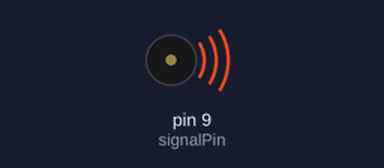
A sketch run on a simulated Arduino Uno, built with avr-gcc and run on an emulated ATmega328P. Parts: buzzer (waves = sounding).

Above: at 0.1 s.
Timing chart, 0 to 1.6 s (numbered marks = the images above):
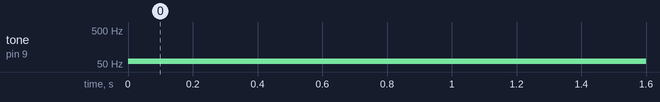

The sketch:

RC_Filter.ino
```cpp
/* The goal of this program is to see understand and explore passive filters with capacitors using Arduino UNO
   to see in the oscilliscope the generated square wave signal. The theme of this is knowing how to properly
   use the basics like setting a variable with an integer value, the pinModes' use and the tone() function.

                                              --- This is the code ---                                        */

const int signalPin = 9;     // Assign signalPin to pin 9 of Arduino

void setup() {               // Run the code once

pinMode(signalPin, OUTPUT);  // Set the signalPin as an output

}                            // End of setup

void loop() {                // Run the code in loop

  tone(9,60);                // Generates a square wave signal on pin 9 of the Arduino
                             // 9 means pin9 in Arduino and 60 means the frequency value

}                            // End of
```

Measured:
- by itself, tone on pin 9 (signalPin): silent → 60 Hz at 0.00 s
